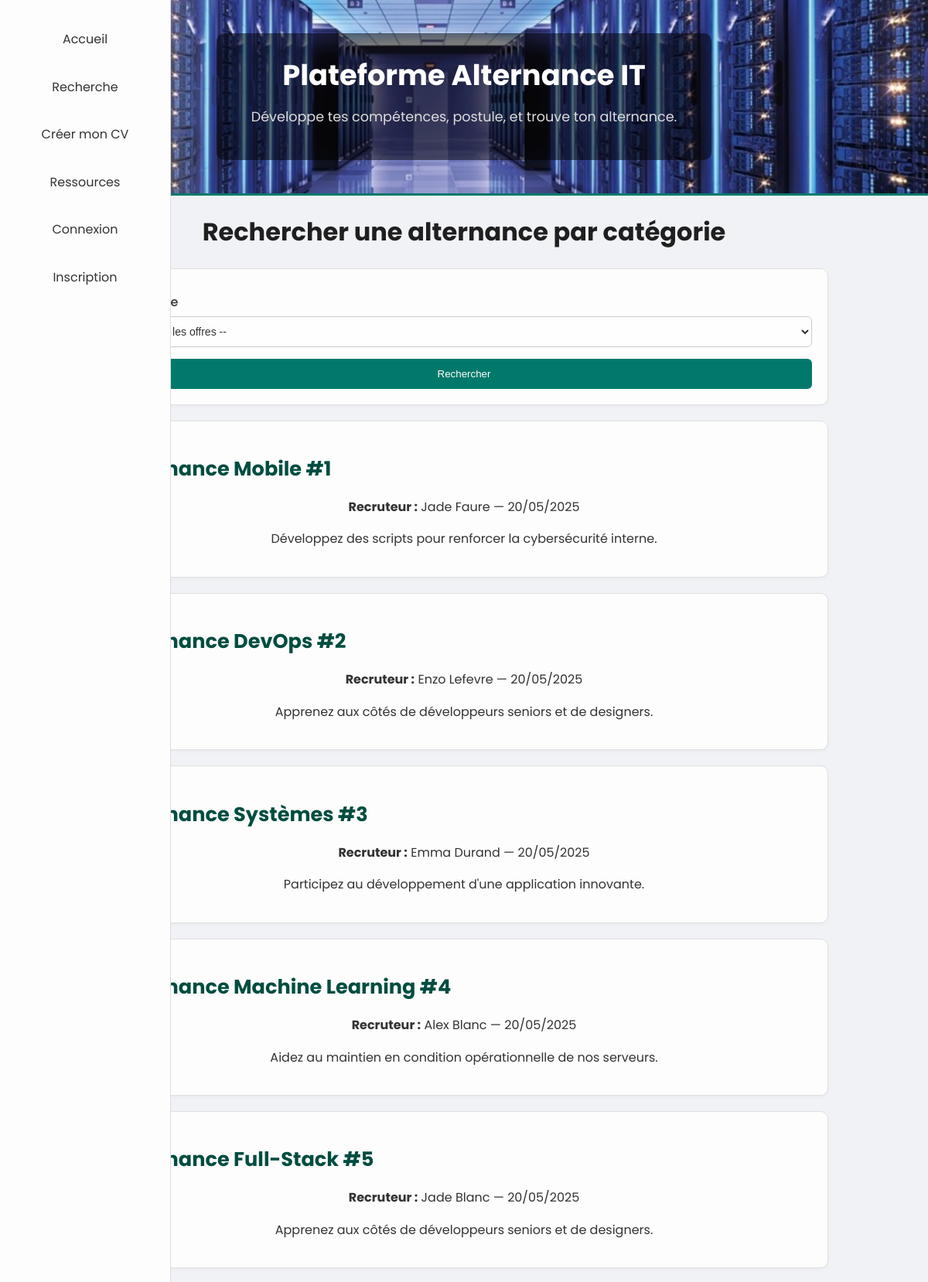
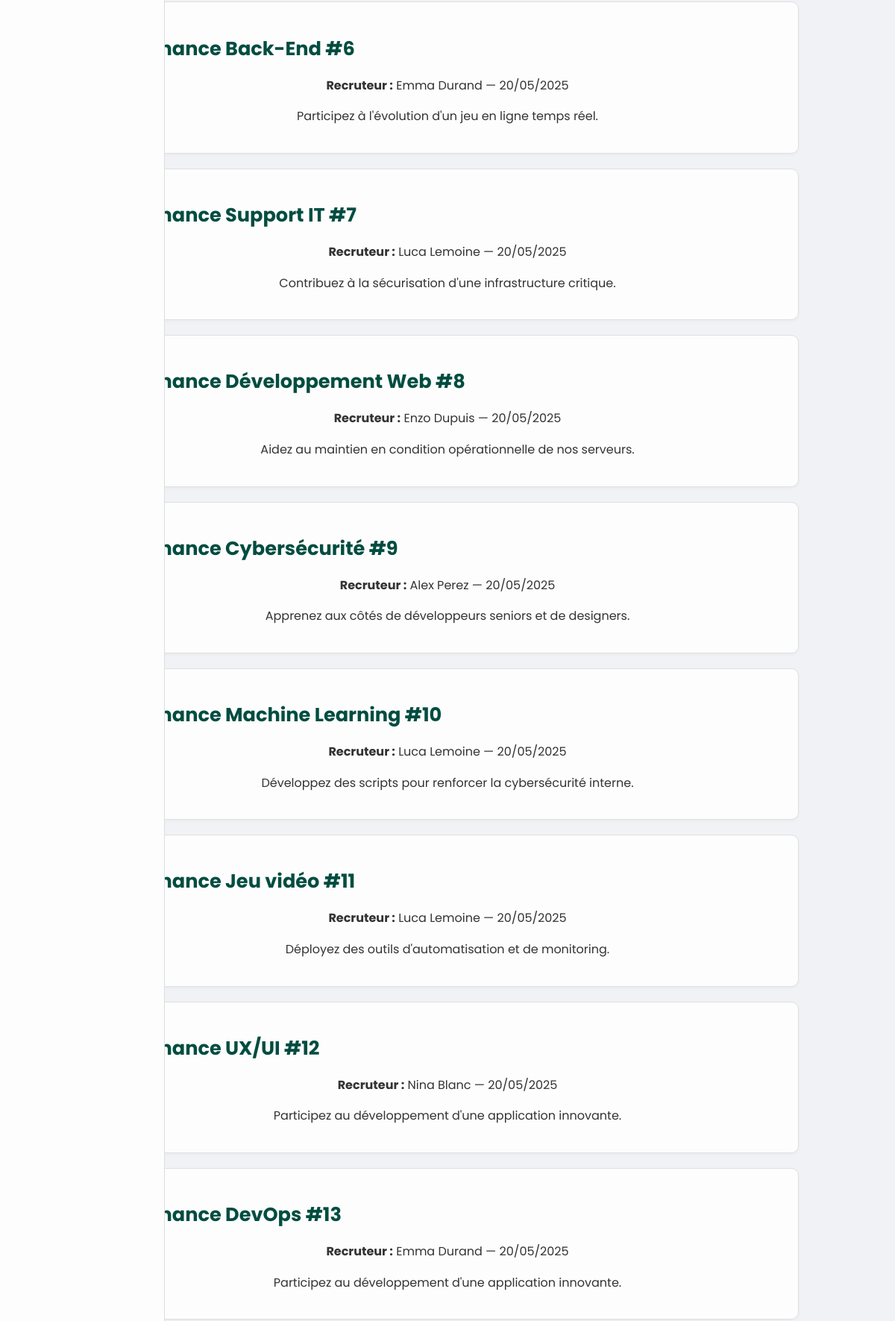
Page /recherche.php (upper part) on the committed database (2 pictures, top to bottom).
### tables this page shows
CREATE TABLE `annonces` (
  `id` int(11) NOT NULL,
  `recruteur_id` int(11) NOT NULL,
  `titre` varchar(150) NOT NULL,
  `description` text NOT NULL,
  `date_publication` timestamp NOT NULL DEFAULT current_timestamp()
);

CREATE TABLE `utilisateurs` (
  `id` int(11) NOT NULL,
  `nom` varchar(100) NOT NULL,
  `email` varchar(150) NOT NULL,
  `mot_de_passe` varchar(255) NOT NULL,
  `role` enum('candidat','recruteur','admin') NOT NULL,
  `date_creation` timestamp NOT NULL DEFAULT current_timestamp()
);

### recherche.php (the view, shortened to what this page needs)
<?php
require_once("includes/config.php");
include("includes/header.php");
$categories = [
    'support' => 'Support',
    'dev' => 'Développement',
    'cyber' => 'Cybersécurité',
    'si' => 'Management de SI',
    'ia' => 'IA',
    'autres' => 'Autres'
];
$filtre = $_GET['cat'] ?? '';
if ($filtre && isset($categories[$filtre]) && $filtre !== 'autres') {
    $motcle = $categories[$filtre];
    $stmt = $pdo->prepare("
        SELECT a.*, u.nom AS recruteur
        FROM annonces a
        JOIN utilisateurs u ON u.id = a.recruteur_id
        WHERE a.titre LIKE ? OR a.description LIKE ?
        ORDER BY a.date_publication DESC
    ");
    $stmt->execute(["%$motcle%", "%$motcle%"]);
    $offres = $stmt->fetchAll();
} else {
    $stmt = $pdo->query("
        SELECT a.*, u.nom AS recruteur
        FROM annonces a
        JOIN utilisateurs u ON u.id = a.recruteur_id
        ORDER BY a.date_publication DESC
    ");
    $offres = $stmt->fetchAll();
}
?>
<h1>Rechercher une alternance par catégorie</h1>
<div class="form-container">
    <form method="get">
        <label>Catégorie</label>
        <select name="cat">
            <option value="">-- Toutes les offres --</option>
        </select>
        <button type="submit">Rechercher</button>
    </form>
</div>
<?php if (!empty($offres)): ?>
    <?php foreach ($offres as $o): ?>
        <div class="project">
            <h2><?= htmlspecialchars($o['titre']) ?></h2>
            <p><strong>Recruteur :</strong> <?= htmlspecialchars($o['recruteur']) ?> — <?= date("d/m/Y", strtotime($o['date_publication'])) ?></p>
            <p><?= nl2br(htmlspecialchars($o['description'])) ?></p>
        </div>
    <?php endforeach; ?>
<?php else: ?>
    <div class="shortcut-box"><p>Aucune offre trouvée pour cette catégorie.</p></div>
<?php endif; ?>
<?php include("includes/footer.php"); ?>

### assets/style.css (style rules this page uses)
body { margin: 0; font-family: 'Poppins', sans-serif; background-color: #f0f2f5; color: #1f1f1f; line-height: 1.6; }
h1, p { text-align: center !important; }
.presentation-box, .shortcut-box, .project, .skill-box, .form-container, .cv-section { background-color: #fdfdfd; border: 1px solid #e0e0e0; border-radius: 10px; padding: 20px; margin: 20px auto; color: #333; box-shadow: 0 2px 4px rgba(0,0,0,0.03); max-width: 900px; }
.presentation-box h2, .shortcut-box h3, .project h2, .cv-section h3 { color: #004d40; font-size: 1.6rem; margin-bottom: 10px; }
.project p, .project ul, .cv-section p { font-size: 1rem; line-height: 1.6; }
.form-container label { display: block; margin: 10px 0 5px; font-weight: 500; }
.form-container input, .form-container select, .form-container textarea { width: 100%; padding: 10px; margin-bottom: 15px; border: 1px solid #ccc; border-radius: 6px; background-color: #fefefe; color: #333; resize: none; font-size: 14px; }
.form-container button { width: 100%; padding: 12px; border: none; background-color: #00796b; color: white; font-weight: 500; border-radius: 6px; cursor: pointer; transition: background-color 0.3s ease, transform 0.2s; }

### rows in the picture
annonces: titre "Alternance Mobile #1", recruteur.nom "Jade Faure", date_publication "20/05/2025", description "Développez des scripts pour renforcer la cybersécurité interne."
annonces: titre "Alternance DevOps #2", recruteur.nom "Enzo Lefevre", date_publication "20/05/2025", description "Apprenez aux côtés de développeurs seniors et de designers."
annonces: titre "Alternance Systèmes #3", recruteur.nom "Emma Durand", date_publication "20/05/2025", description "Participez au développement d'une application innovante."
annonces: titre "Alternance Machine Learning #4", recruteur.nom "Alex Blanc", date_publication "20/05/2025", description "Aidez au maintien en condition opérationnelle de nos serveurs."
annonces: titre "Alternance Full-Stack #5", recruteur.nom "Jade Blanc", date_publication "20/05/2025", description "Apprenez aux côtés de développeurs seniors et de designers."
annonces: titre "Alternance Back-End #6", recruteur.nom "Emma Durand", date_publication "20/05/2025", description "Participez à l'évolution d'un jeu en ligne temps réel."
annonces: titre "Alternance Support IT #7", recruteur.nom "Luca Lemoine", date_publication "20/05/2025", description "Contribuez à la sécurisation d'une infrastructure critique."
annonces: titre "Alternance Développement Web #8", recruteur.nom "Enzo Dupuis", date_publication "20/05/2025", description "Aidez au maintien en condition opérationnelle de nos serveurs."
annonces: titre "Alternance Cybersécurité #9", recruteur.nom "Alex Perez", date_publication "20/05/2025", description "Apprenez aux côtés de développeurs seniors et de designers."
annonces: titre "Alternance Machine Learning #10", recruteur.nom "Luca Lemoine", date_publication "20/05/2025", description "Développez des scripts pour renforcer la cybersécurité interne."
annonces: titre "Alternance Jeu vidéo #11", recruteur.nom "Luca Lemoine", date_publication "20/05/2025", description "Déployez des outils d'automatisation et de monitoring."
annonces: titre "Alternance UX/UI #12", recruteur.nom "Nina Blanc", date_publication "20/05/2025", description "Participez au développement d'une application innovante."
annonces: titre "Alternance DevOps #13", recruteur.nom "Emma Durand", date_publication "20/05/2025", description "Participez au développement d'une application innovante."
